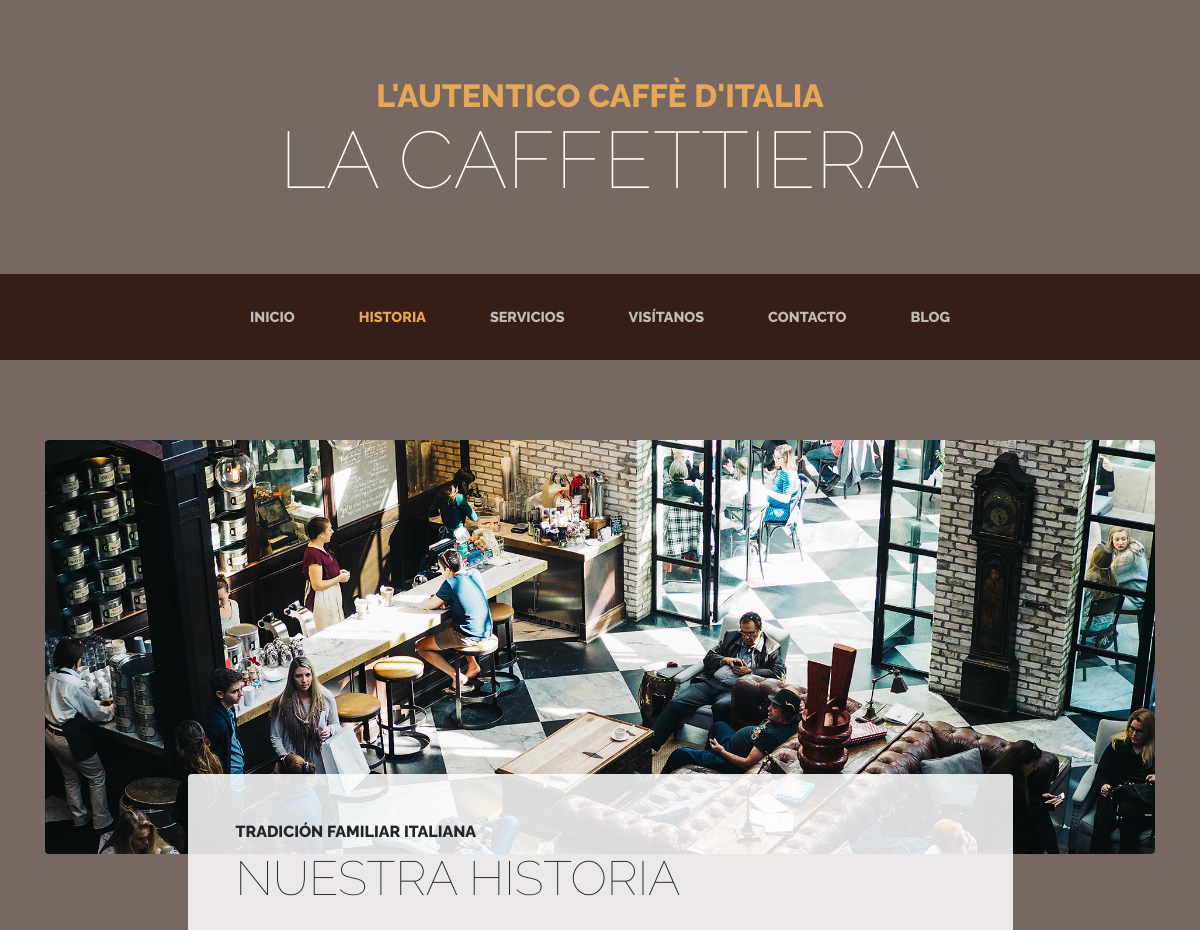
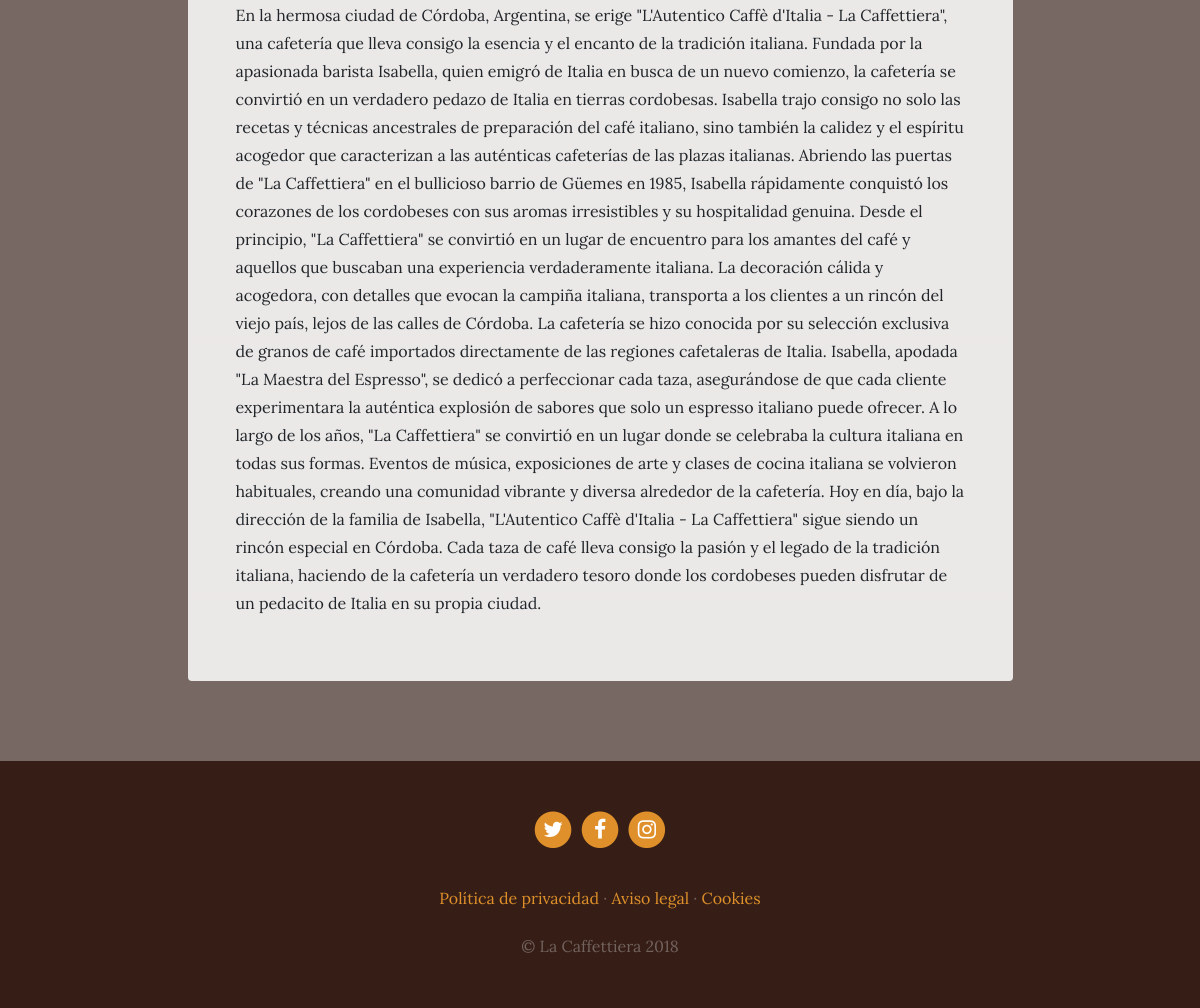
The page /about/ on the database its author committed (2 pictures, top to bottom).
### pages/models.py (models this page shows, shortened)
class Page(models.Model):
   title= models.CharField(verbose_name="Titulo",max_length=200)
   content = RichTextField(verbose_name="Contenido")
   order = models.IntegerField(verbose_name="Orden", default=0)
   created = models.DateTimeField(auto_now_add=True, verbose_name="Fecha de creacion")  # fecha de creacion
   updated = models.DateTimeField(auto_now=True, verbose_name="Fecha de edicion")  # fecha de actualizacion
   class Meta:
      verbose_name = 'pagina'
      verbose_name_plural = 'paginas'
      ordering = ['order','title']  # ordenar por fecha de creacion de lo mas nuevo al viejo

### core/views.py (the view)
# urls.py: path('about/', views.about, name="about"),
def about(request):
    return render(request, "core/about.html")

### pages/templatetags/pages_extras.py (called while the page is built)
@register.simple_tag()
def get_page_list():
    pages = Page.objects.all()
    return pages

### social/processors.py (called while the page is built)
def context_dict(request):
    context = {}
    links = Links.objects.all()
    for link in links:
        context[link.key] = link.url
    return context

### core/templates/core/about.html
    {% extends 'core/base.html' %}
    {% load static %}
    {% block content %}
       <section class="page-section about-heading">
      <div class="container">
        <img class="img-fluid rounded about-heading-img mb-3 mb-lg-0" src="{% static 'core/img/about.jpg' %}"alt="">
        <div class="about-heading-content">
          <div class="row">
            <div class="col-xl-9 col-lg-10 mx-auto">
              <div class="bg-faded rounded p-5">
                <h2 class="section-heading mb-4">
                  <span class="section-heading-upper">Tradición familiar italiana</span>
                  <span class="section-heading-lower">Nuestra historia</span>
                </h2>
                <p> En la hermosa ciudad de Córdoba, Argentina, se erige "L'Autentico Caffè d'Italia - La Caffettiera", una cafetería que lleva consigo la esencia y el encanto de la tradición italiana. Fundada por la apasionada barista Isabella, quien emigró de Italia en busca de un nuevo comienzo, la cafetería se convirtió en un verdadero pedazo de Italia en tierras cordobesas.
Isabella trajo consigo no solo las recetas y técnicas ancestrales de preparación del café italiano, sino también la calidez y el espíritu acogedor que caracterizan a las auténticas cafeterías de las plazas italianas. Abriendo las puertas de "La Caffettiera" en el bullicioso barrio de Güemes en 1985, Isabella rápidamente conquistó los corazones de los cordobeses con sus aromas irresistibles y su hospitalidad genuina.
Desde el principio, "La Caffettiera" se convirtió en un lugar de encuentro para los amantes del café y aquellos que buscaban una experiencia verdaderamente italiana. La decoración cálida y acogedora, con detalles que evocan la campiña italiana, transporta a los clientes a un rincón del viejo país, lejos de las calles de Córdoba.
La cafetería se hizo conocida por su selección exclusiva de granos de café importados directamente de las regiones cafetaleras de Italia. Isabella, apodada "La Maestra del Espresso", se dedicó a perfeccionar cada taza, asegurándose de que cada cliente experimentara la auténtica explosión de sabores que solo un espresso italiano puede ofrecer.
A lo largo de los años, "La Caffettiera" se convirtió en un lugar donde se celebraba la cultura italiana en todas sus formas. Eventos de música, exposiciones de arte y clases de cocina italiana se volvieron habituales, creando una comunidad vibrante y diversa alrededor de la cafetería.
Hoy en día, bajo la dirección de la familia de Isabella, "L'Autentico Caffè d'Italia - La Caffettiera" sigue siendo un rincón especial en Córdoba. Cada taza de café lleva consigo la pasión y el legado de la tradición italiana, haciendo de la cafetería un verdadero tesoro donde los cordobeses pueden disfrutar de un pedacito de Italia en su propia ciudad.</p>
              </div>
            </div>
          </div>
        </div>
      </div>
    </section>
    {% endblock %}

### core/templates/core/base.html (shortened to what this page needs)
<!DOCTYPE html>
<html lang="es">
  <head>
    {% load static %}
    <link href="{% static 'core/vendor/bootstrap/css/bootstrap.min.css' %}" rel="stylesheet">
    <link href="{% static 'core/vendor/font-awesome/css/font-awesome.min.css' %}" rel="stylesheet" type="text/css">
    <link href="{% static 'core/css/business-casual.css'%}" rel="stylesheet">
  </head>
  <body>
    <h1 class="site-heading text-center text-white d-none d-lg-block">
      <span class="site-heading-upper text-primary mb-3">L'autentico caffè d'italia</span>
      <span class="site-heading-lower">La Caffettiera</span>
    </h1>
     <nav class="navbar navbar-expand-lg navbar-dark py-lg-4" id="mainNav">
      <div class="container">
        <div class="collapse navbar-collapse" id="navbarResponsive">
          <ul class="navbar-nav mx-auto">
            <li class="nav-item px-lg-4 {% if request.path == '/' %}active{% endif %}">
              <a class="nav-link text-uppercase text-expanded" href="{% url 'home' %}">Inicio</a>
            </li>
            <li class="nav-item px-lg-4 {% if request.path == '/about/' %}active{% endif %}">
              <a class="nav-link text-uppercase text-expanded" href="{% url 'about' %}">Historia</a>
            </li>
            <li class="nav-item px-lg-4 {% if request.path == '/services/' %}active{% endif %}">
              <a class="nav-link text-uppercase text-expanded" href="{% url 'services' %}">Servicios</a>
            </li>
            <li class="nav-item px-lg-4 {% if request.path == '/store/' %}active{% endif %}">
              <a class="nav-link text-uppercase text-expanded" href="{% url 'store' %}">Visítanos</a>
            </li>
            <li class="nav-item px-lg-4 {% if request.path == '/contact/' %}active{% endif %}">
              <a class="nav-link text-uppercase text-expanded" href="{% url 'contact' %}">Contacto</a>
            </li>
            <li class="nav-item px-lg-4 {% if request.path|slice:":6"  == '/blog/' %}active{% endif %}">
    <a class="nav-link text-uppercase text-expanded" href="{% url 'blog' %}">Blog</a>
</li>
          </ul>
        </div>
      </div>
    </nav>
    {% block content %}{% endblock%}
    <footer class="footer text-faded text-center py-5">
      <div class="container">
        <p class="m-0">
            {% if LINK_TWITTER %}
	        <a href="{{LINK_TWITTER}}" class="link">
	          <span class="fa-stack fa-lg">
	            <i class="fa fa-circle fa-stack-2x"></i>
	            <i class="fa fa-twitter fa-stack-1x fa-inverse"></i>
	          </span>
	        </a>
            {% endif %}
              {% if LINK_FACEBOOCK %}
	        <a href="{{LINK_FACEBOOCK}}" class="link">
	          <span class="fa-stack fa-lg">
	            <i class="fa fa-circle fa-stack-2x"></i>
	            <i class="fa fa-facebook fa-stack-1x fa-inverse"></i>
	          </span>
	        </a>
            {% endif %}
            {% if LINK_INSTAGRAM %}
	        <a href="{{LINK_INSTAGRAM}}" class="link">
	          <span class="fa-stack fa-lg">
	            <i class="fa fa-circle fa-stack-2x"></i>
	            <i class="fa fa-instagram fa-stack-1x fa-inverse"></i>
	          </span>
	        </a>
            {% endif %}
	    </p>
        <p class="m-0 mbt">
            {% load pages_extras %}
            {% get_page_list as page_list %}
            {% for page in page_list %}
            <a href="{% url 'page' page.id  %}" class="link">{{page.title}}</a> {% if not forloop.last %}·{% endif %}
            {% endfor %}
		</p>
        <p class="m-0 mbt1">&copy; La Caffettiera 2018</p>
      </div>
	</footer>
  </body>
</html>

### core/static/core/css/business-casual.css (style rules this page uses)
body { font-family: 'Lora'; background: linear-gradient(rgba(47, 23, 15, 0.65), rgba(47, 23, 15, 0.65)), url("../img/bg.jpg"); background-attachment: fixed; background-position: center; background-size: cover; }
h1, h2, h3, h4, h5, h6 { font-family: 'Raleway'; }
p { line-height: 1.75; }
.text-faded { color: rgba(255, 255, 255, 0.3); }
.site-heading { margin-top: 5rem; margin-bottom: 5rem; text-transform: uppercase; line-height: 1; font-family: 'Raleway'; }
.site-heading .site-heading-upper { display: block; font-size: 2rem; font-weight: 800; }
.site-heading .site-heading-lower { font-size: 5rem; font-weight: 100; line-height: 4rem; }
.page-section { margin-top: 5rem; margin-bottom: 5rem; }
.section-heading { text-transform: uppercase; }
.section-heading .section-heading-upper { display: block; font-size: 1rem; font-weight: 800; padding-bottom:.5rem; }
.section-heading .section-heading-lower { display: block; font-size: 3rem; font-weight: 100; }
.bg-faded { background-color: rgba(255, 255, 255, 0.85); }
#mainNav { background-color: rgba(47, 23, 15, 0.9); font-family: 'Raleway'; }
#mainNav .navbar-nav .nav-item .nav-link { color: rgba(255, 255, 255, 0.7); font-weight: 800; }
#mainNav .navbar-nav .nav-item.active .nav-link { color: #e6a756; }
@media (min-width: 992px) { #mainNav .navbar-nav .nav-item .nav-link { font-size: 0.9rem; } }
@media (min-width: 992px) { .about-heading .about-heading-img { position: relative; z-index: 0; } }
@media (min-width: 992px) { .about-heading .about-heading-content { margin-top: -5rem; position: relative; z-index: 1; } }
.footer { background-color: rgba(47, 23, 15, 0.9); }
.text-primary { color: #e6a756 !important; }
.mbt { padding-top: 2rem; }
.mbt1 { padding-top: 1.25rem; }
a.link { color: #df902a; }

### rows shown on the page
Page: title "Política de privacidad"
Page: title "Aviso legal"
Page: title "Cookies"
